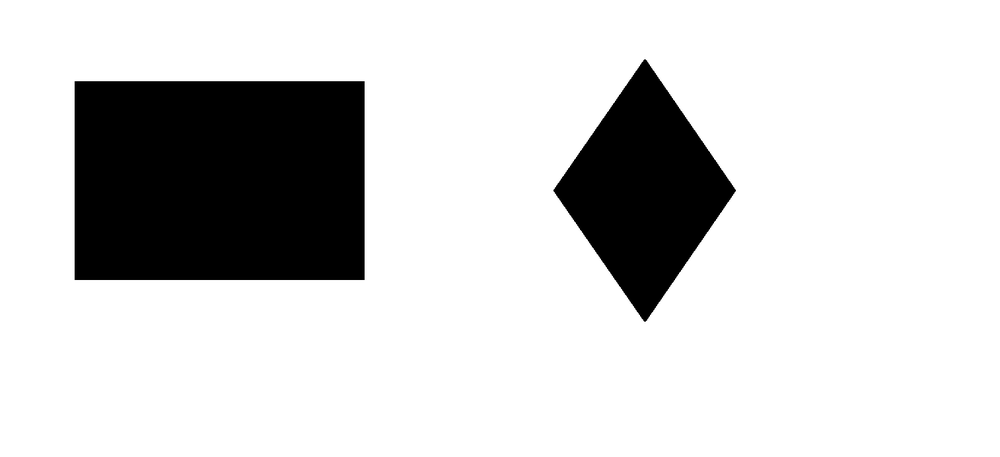
#> input picture python/figuriGeometrice.png, 1000 x 457 px, shrunk from 1514 x 692 before the run, found by its file name
$ python lab5.py
#> lines starting #> are read from the running program, lines starting #| are printed output that depends on the picture; after the words box and inside, x2 and y2 are one past the last pixel; in counts of white or black regions, pixels touching at a corner belong together
import cv2
import numpy as np
import random

img = cv2.imread('D:/wamp64/www/Prelucrarea Imaginilor/python/figuriGeometrice.png')
#> img is the input picture: shape (457, 1000, 3); min 0, max 255, mean 209.3

gray = cv2.cvtColor(img, cv2.COLOR_BGR2GRAY)

edged = cv2.Canny(gray, 30, 200)
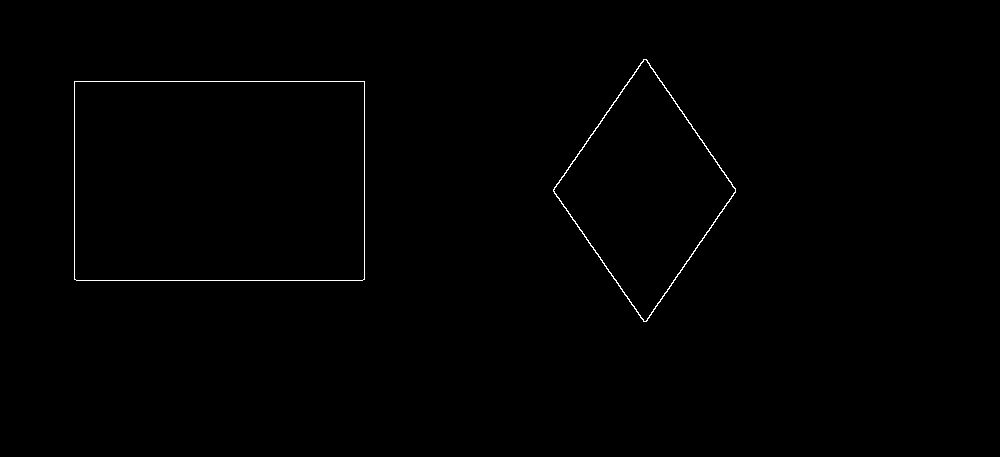
#> edged: shape (457, 1000); 0.41% white in thin lines or dots, all inside (x1, y1, x2, y2) = (74, 59, 736, 322)
cv2.waitKey(0)

contours, hierarchy = cv2.findContours(edged, cv2.RETR_EXTERNAL, cv2.CHAIN_APPROX_NONE)
#> contours = 2 contours; box (x1, y1, x2, y2) and area: (74, 81, 365, 281) 57707, (553, 59, 736, 322) 24387
cv2.drawContours(img, contours, -1, (0, 255, 0), 3)
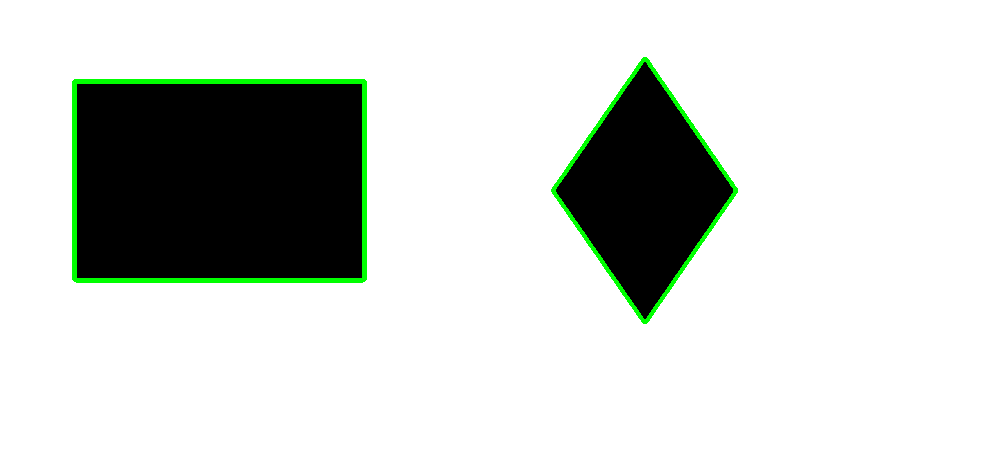
#> img: shape (457, 1000, 3); 1.64% of pixels changed, all inside (x1, y1, x2, y2) = (72, 57, 738, 324)
cv2.imshow('Conturul figurilor', img)
contours = [np.array(c, dtype=np.float32) for c in contours]
#> contours = 2 items

perimeter = []
area = []
for i, contour in enumerate(contours):
    moments = cv2.moments(contour)

    if moments['m00']!=0:
        cx = int(moments['m10'] / moments['m00'])
        cy = int(moments['m01'] / moments['m00'])

        a = cv2.contourArea(contour)
        area.append(a)

        p = cv2.arcLength(contour, True)
        perimeter.append(p)

        ellipse = cv2.fitEllipse(contour)

        color = (random.randint(0, 255), random.randint(0, 255), random.randint(0, 255))

        cv2.circle(img, (cx, cy), 5, color, -1)
        cv2.putText(img, f'Object {i+1}', (cx+10, cy), cv2.FONT_HERSHEY_SIMPLEX, 0.5, color, 1)
        cv2.ellipse(img, ellipse, color, 2)
#> this loop made 2 passes
#> (cx, cy, a, p, ellipse, color) on passes 1 to 2: (219, 180, 57707, 976.8, ((219, 180.4), (230.4, 352), 90), (197, 215, 20)), (644, 190, 24387, 678.3, ((644.3, 190), (153.7, 221.8), 180), (132, 248, 207))
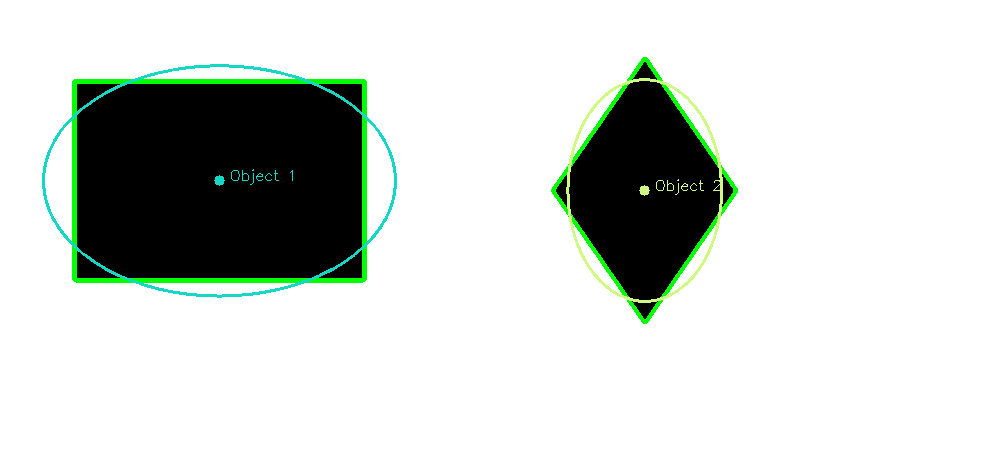
#> img: shape (457, 1000, 3); 1.08% of pixels changed, all inside (x1, y1, x2, y2) = (42, 64, 723, 303)
#> after the loop, area = [57707, 24387]; perimeter = [976.8, 678.3]

for i in range(len(area)):
    print("Aria elementului " + str(i) + ': ' + str(area[i]))
#> this loop made 2 passes
#| Aria elementului 0: 57707.0
#| Aria elementului 1: 24387.0

for i in range(len(perimeter)):
    print("Perimetrul elementului " + str(i) + ': ' + str(perimeter[i]))

cv2.imshow('Rezultat', img)
cv2.waitKey(0)
cv2.destroyAllWindows()
